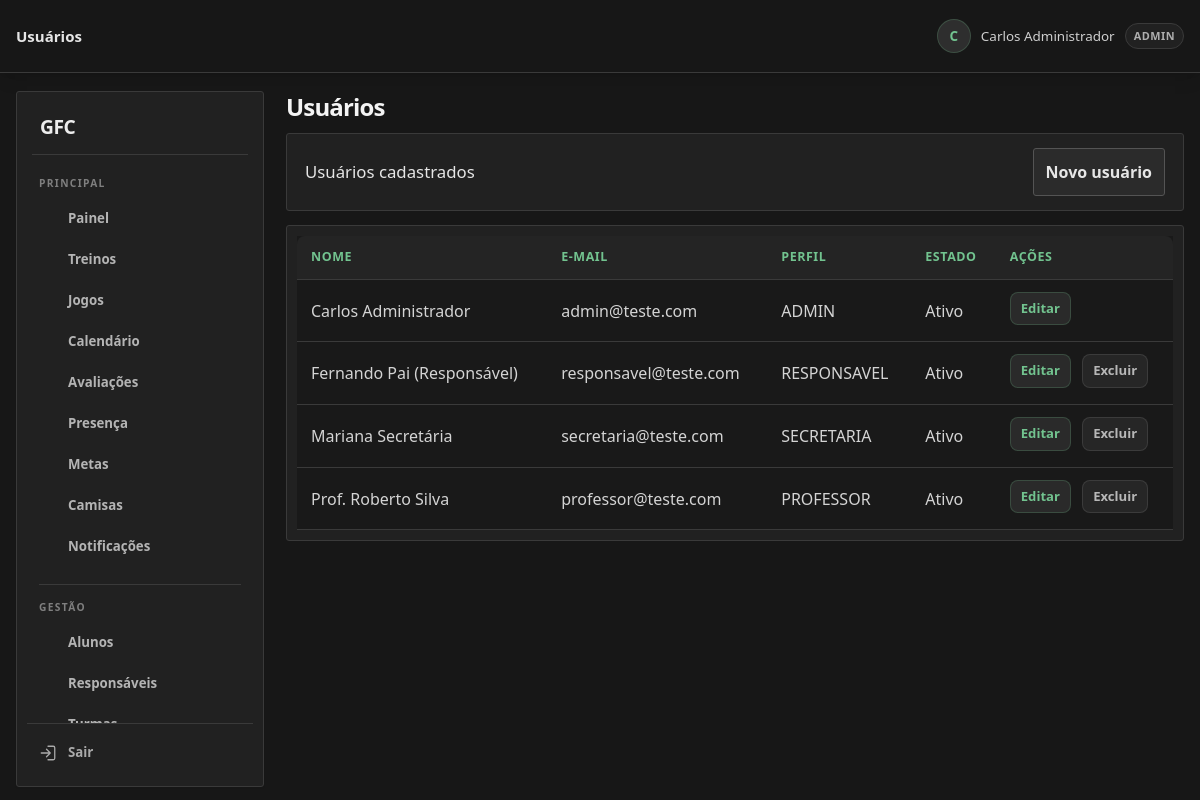
The page /usuarios.php (signed in) on the database its author committed.
### tables this page shows
CREATE TABLE TB_USUARIO (
    COD_USUARIO INT AUTO_INCREMENT PRIMARY KEY,
    COD_ESCOLINHA INT NOT NULL,
    NOME VARCHAR(100) NOT NULL,
    EMAIL VARCHAR(100) NOT NULL UNIQUE,
    SENHA_HASH VARCHAR(255) NOT NULL,
    PERFIL ENUM('ADMIN', 'SECRETARIA', 'PROFESSOR', 'RESPONSAVEL', 'ALUNO') NOT NULL DEFAULT 'ADMIN',
    ATIVO TINYINT(1) DEFAULT 1,
    CRIADO_EM TIMESTAMP DEFAULT CURRENT_TIMESTAMP,
    FOREIGN KEY (COD_ESCOLINHA) REFERENCES TB_ESCOLINHA(COD_ESCOLINHA) ON DELETE CASCADE
);

### includes/helpers.php (called while the page is built, shortened)
<?php
function e($value) {
    return htmlspecialchars((string) $value, ENT_QUOTES, 'UTF-8');
}

### usuarios.php (the view, shortened to what this page needs)
<?php
require_once __DIR__ . '/includes/layout.php';
$db = getDB();
$escolinha = currentEscolinhaId();
$professores = ($_GET['secao'] ?? '') === 'professores';
$pagina = $professores ? 'usuarios.php?secao=professores' : 'usuarios.php';
$filtroPerfil = $professores ? " AND PERFIL = 'PROFESSOR'" : '';
$consulta = $db->prepare('SELECT u.COD_USUARIO,u.NOME,u.EMAIL,u.PERFIL,u.ATIVO,a.COD_ALUNO FROM TB_USUARIO u LEFT JOIN TB_ALUNO a ON a.COD_USUARIO = u.COD_USUARIO WHERE u.COD_ESCOLINHA = ?' . $filtroPerfil . ' ORDER BY u.NOME');
$consulta->execute([$escolinha]);
$lista = $consulta->fetchAll();
?>
<section><table><thead><tr><th>Nome</th><th>E-mail</th><th>Perfil</th><th>Estado</th><th>Ações</th></tr></thead><tbody>
<?php foreach ($lista as $usuario): ?><tr><td><?= e($usuario['NOME']) ?></td><td><?= e($usuario['EMAIL']) ?></td><td><?= e($usuario['PERFIL']) ?></td><td><?= $usuario['ATIVO'] ? 'Ativo' : 'Inativo' ?></td><td>
    <?php if ($usuario['PERFIL'] === 'ALUNO' && $usuario['COD_ALUNO']): ?><button type="button" class="acao-tabela" data-modal-url="alunos.php?mini=1&amp;editar=<?= (int) $usuario['COD_ALUNO'] ?>" data-modal-titulo="Acesso do aluno">Gerenciar acesso</button><?php else: ?><button type="button" class="acao-tabela" data-modal-url="<?= e($pagina . ($professores ? '&' : '?') . 'mini=1&editar=' . (int) $usuario['COD_USUARIO']) ?>" data-modal-titulo="<?= $professores ? 'Editar professor' : 'Editar usuário' ?>">Editar</button><?php endif; ?>
    <?php if ((int) $usuario['COD_USUARIO'] !== (int) $_SESSION['user_id']): ?><form method="post" data-confirm-submit="Excluir este usuário?"><button>Excluir</button></form><?php endif; ?>
</td></tr><?php endforeach; ?>
</tbody></table></section>

### rows shown on the page
tb_usuario: NOME "Carlos Administrador", EMAIL "admin@teste.com", PERFIL "ADMIN", ATIVO "Ativo"
tb_usuario: NOME "Fernando Pai (Responsável)", EMAIL "responsavel@teste.com", PERFIL "RESPONSAVEL", ATIVO "Ativo"
tb_usuario: NOME "Mariana Secretária", EMAIL "secretaria@teste.com", PERFIL "SECRETARIA", ATIVO "Ativo"
tb_usuario: NOME "Prof. Roberto Silva", EMAIL "professor@teste.com", PERFIL "PROFESSOR", ATIVO "Ativo"

### other values the page prints
$title "Usuários"
$_SESSION['username'] "Carlos Administrador"
$_SESSION['user_role'] "ADMIN"
$titulosRecursos[$title] "Usuários cadastrados"
$acao[0] "Novo usuário"
